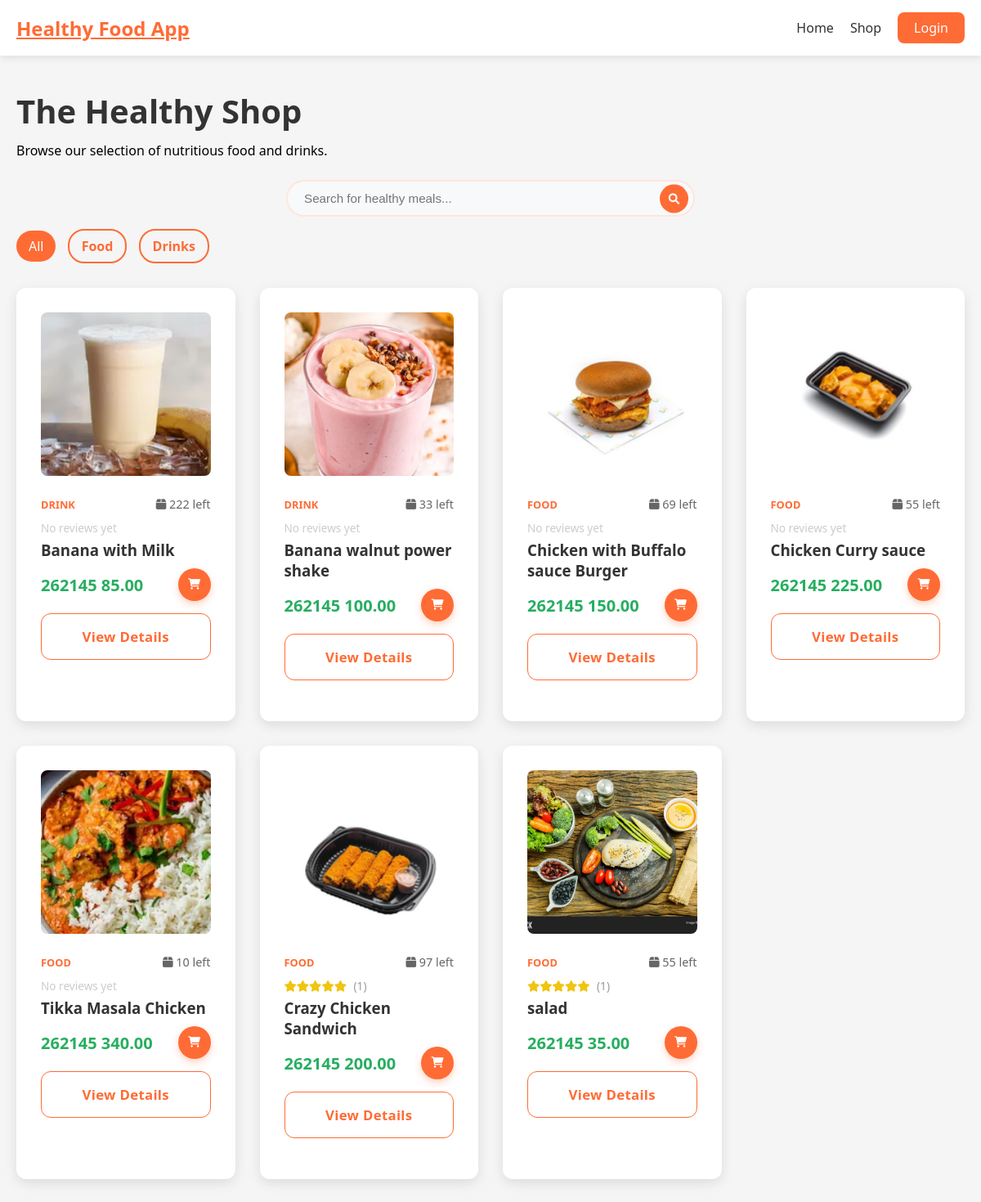
The app's page /shop.php, older data.
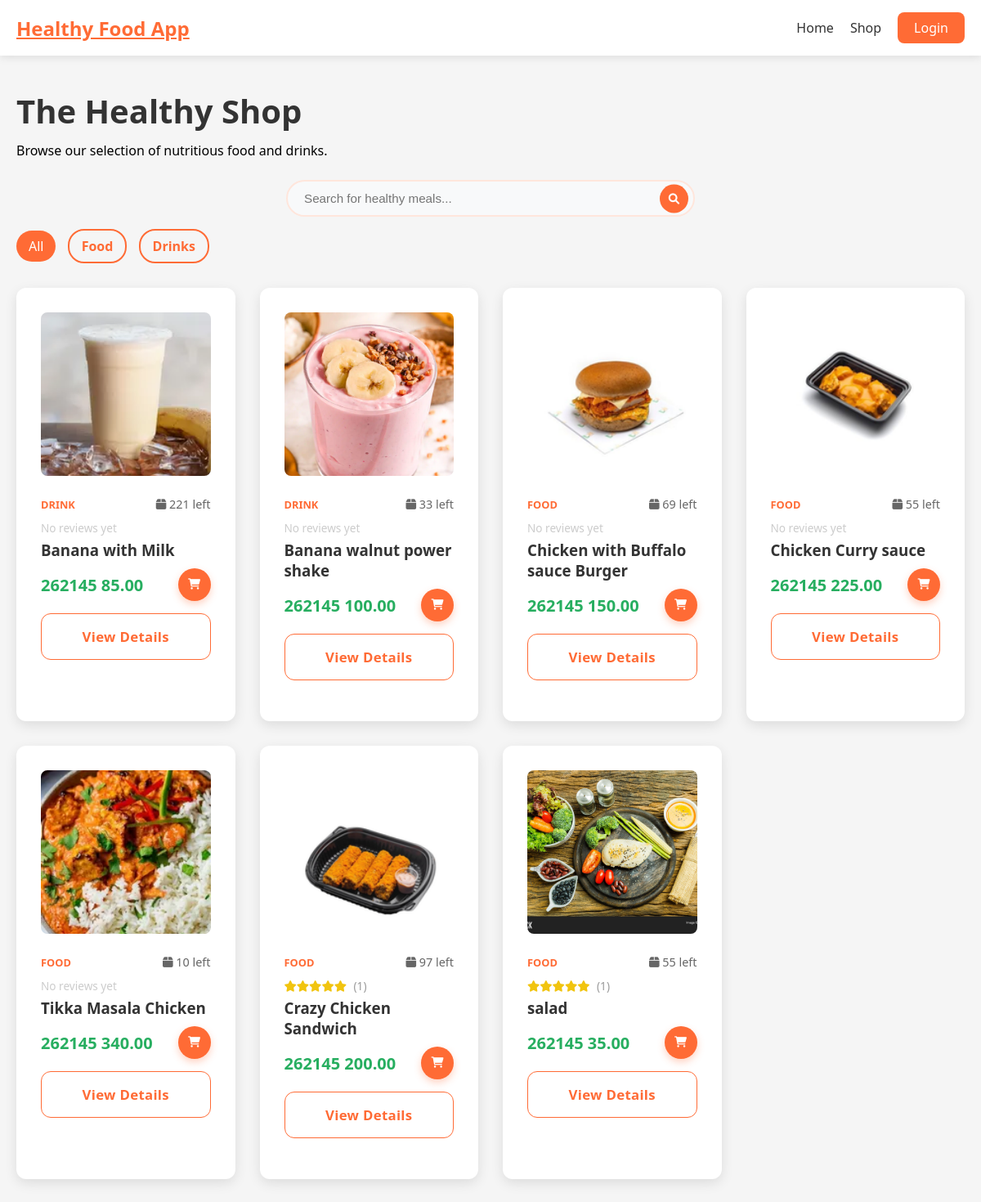
The same page, newer data.
### tables this page shows
CREATE TABLE `products` (
  `id` int(11) NOT NULL,
  `name` varchar(150) NOT NULL,
  `description` text DEFAULT NULL,
  `price` decimal(10,2) NOT NULL,
  `stock` int(11) NOT NULL DEFAULT 0,
  `image_path` varchar(255) DEFAULT NULL,
  `type` enum('food','drink') NOT NULL,
  `status` enum('active','archived') NOT NULL DEFAULT 'active',
  `created_at` datetime DEFAULT current_timestamp(),
  `updated_at` datetime DEFAULT current_timestamp()
);

### config.php (called while the page is built, shortened)
<?php
function getImageUrl($url)
{
    return $url;
}
function isLoggedIn(): bool
{
    return isset($_SESSION['user_id']);
}
?>

### shop.php (the view, shortened to what this page needs)
<?php
require_once __DIR__ . '/init.php';
$type = $_GET['type'] ?? '';
$search = isset($_GET['search']) ? trim($_GET['search']) : '';
$query = "SELECT p.*, AVG(r.rating) as avg_rating, COUNT(r.id) as review_count
          FROM products p
          LEFT JOIN reviews r ON p.id = r.product_id
          WHERE p.status = 'active'";
$query .= " GROUP BY p.id ORDER BY p.created_at DESC";
$result = $conn->query($query);
include __DIR__ . '/header.php';
?>
<div class="dashboard-container">
    <div class="dashboard-header">
        <h1>The Healthy Shop</h1>
        <p>Browse our selection of nutritious food and drinks.</p>
        <div style="max-width: 500px; margin: 25px auto 0; position: relative;">
            <form action="shop.php" method="GET">
                <input type="text" name="search" placeholder="Search for healthy meals..."
                    value="<?php echo htmlspecialchars($search); ?>"
                    style="width: 100%; padding: 12px 50px 12px 20px; border-radius: 25px; border: 2px solid #ffe6dc; font-size: 0.95rem; outline: none; transition: border-color 0.2s;">
                <button type="submit"
                    style="position: absolute; right: 8px; top: 50%; transform: translateY(-50%); background: #ff6b35; color: white; border: none; width: 35px; height: 35px; border-radius: 50%; cursor: pointer;">
                    <i class="fas fa-search"></i>
                </button>
            </form>
        </div>
        <div style="margin-top: 25px;">
            <a href="shop.php<?php echo $search ? '?search=' . urlencode($search) : ''; ?>"
                class="<?php echo !$type ? 'btn-login' : 'btn-secondary'; ?>"
                style="padding: 8px 15px; text-decoration: none; margin-right: 10px; border-radius: 20px; border-color: #ff6b35; <?php echo !$type ? '' : 'color: #ff6b35;'; ?>">All</a>
            <a href="shop.php?type=food<?php echo $search ? '&search=' . urlencode($search) : ''; ?>"
                class="<?php echo $type === 'food' ? 'btn-login' : 'btn-secondary'; ?>"
                style="padding: 8px 15px; text-decoration: none; margin-right: 10px; border-radius: 20px; border-color: #ff6b35; <?php echo $type === 'food' ? '' : 'color: #ff6b35;'; ?>">Food</a>
            <a href="shop.php?type=drink<?php echo $search ? '&search=' . urlencode($search) : ''; ?>"
                class="<?php echo $type === 'drink' ? 'btn-login' : 'btn-secondary'; ?>"
                style="padding: 8px 15px; text-decoration: none; border-radius: 20px; border-color: #ff6b35; <?php echo $type === 'drink' ? '' : 'color: #ff6b35;'; ?>">Drinks</a>
        </div>
    </div>
    <div class="features-grid">
        <?php if ($result->num_rows > 0): ?>
            <?php while ($product = $result->fetch_assoc()): ?>
                <div class="feature-card" style="text-align: left;">
                    <img src="<?php echo getImageUrl($product['image_path']) ?: 'assets/images/placeholder-300x300.png'; ?>"
                        alt="<?php echo htmlspecialchars($product['name']); ?>"
                        style="width: 100%; height: 200px; object-fit: cover; border-radius: 8px; margin-bottom: 20px;">
                    <div style="display: flex; justify-content: space-between; align-items: center;">
                        <span style="font-size: 0.8rem; text-transform: uppercase; color: #ff6b35; font-weight: 700;">
                            <?php echo $product['type']; ?>
                        </span>
                        <span style="font-size: 0.9rem; color: #666;"><i class="fas fa-box"></i>
                            <?php echo $product['stock']; ?> left
                        </span>
                    </div>
                    <div style="margin: 10px 0 5px 0; color: #f1c40f; font-size: 0.85rem;">
                        <?php if ($product['review_count'] > 0): ?>
                            <?php
                            $rating = round($product['avg_rating']);
                            for ($i = 1; $i <= 5; $i++) {
                                echo $i <= $rating ? '<i class="fas fa-star"></i>' : '<i class="far fa-star"></i>';
                            }
                            ?>
                            <span style="color: #999; margin-left: 5px;">(<?php echo $product['review_count']; ?>)</span>
                        <?php else: ?>
                            <span style="color: #ccc;">No reviews yet</span>
                        <?php endif; ?>
                    </div>
                    <h3 style="margin: 5px 0 10px 0;">
                        <?php echo htmlspecialchars($product['name']); ?>
                    </h3>
                    <div style="display: flex; justify-content: space-between; align-items: center; margin-top: 10px;">
                        <div style="font-weight: 700; color: #27ae60; font-size: 1.25rem;">
                            <?php echo CURRENCY_SYMBOL; ?>         <?php echo number_format($product['price'], 2); ?>
                        </div>
                        <form action="actions/cart_action.php" method="POST" style="margin: 0;">
                            <button type="submit" class="quick-add-btn" title="Add to Cart"
                                style="background: #ff6b35; color: white; border: none; width: 40px; height: 40px; border-radius: 50%; cursor: pointer; display: flex; align-items: center; justify-content: center; transition: all 0.2s; box-shadow: 0 4px 10px rgba(255, 107, 53, 0.3);">
                                <i class="fas fa-shopping-cart"></i>
                            </button>
                        </form>
                    </div>
                    <a href="product.php?id=<?php echo $product['id']; ?>" class="login-btn"
                        style="display: block; text-align: center; margin-top: 15px; text-decoration: none; background: transparent; color: #ff6b35; border: 1px solid #ff6b35;">View
                        Details</a>
                </div>
            <?php endwhile; ?>
        <?php else: ?>
            <p style="text-align: center; grid-column: 1/-1;">No products found matching your criteria.</p>
        <?php endif; ?>
    </div>
</div>
</main>
</body>
</html>

### header.php (shortened to what this page needs)
<?php require_once __DIR__ . '/init.php'; ?>
<!DOCTYPE html>
<html lang="en">
<head>
    <link rel="stylesheet" href="/app/assets/css/styles.css">
    <link rel="stylesheet" href="https://cdnjs.cloudflare.com/ajax/libs/font-awesome/6.0.0/css/all.min.css">
</head>
<body>
    <nav class="navbar">
        <div class="nav-container">
            <a href="/app/index1.php" class="logo">
                <?php echo SITE_NAME; ?>
            </a>
            <div class="nav-links">
                <a href="/app/index1.php">Home</a>
                <a href="/app/shop.php">Shop</a>
                <?php if (isLoggedIn()): ?>
                    <a href="/app/cart.php" class="cart-link">
                        <i class="fas fa-shopping-cart"></i>
                        <span class="cart-count">
                            <?php echo getCartCount($conn); ?>
                        </span>
                    </a>
                    <a href="/app/profile.php">Profile</a>
                    <a href="/app/recommendations.php">Recommendations</a>
                    <a href="/app/chat.php">Chatbot</a>
                    <?php if (isAdmin()): ?>
                        <a href="/app/admin/AdminPanel.php" class="btn-admin">Admin</a>
                    <?php endif; ?>
                    <a href="/app/logout.php">Logout</a>
                <?php else: ?>
                    <a href="/app/login.php" class="btn-login">Login</a>
                <?php endif; ?>
            </div>
        </div>
    </nav>
    <main class="main-content">

### assets/css/styles.css (style rules this page uses)
* { margin: 0; padding: 0; box-sizing: border-box; }
body { font-family: 'Segoe UI', Tahoma, Geneva, Verdana, sans-serif; margin: 0; padding: 0; min-height: 100vh; background: #f5f5f5; }
input[type="text"], input[type="email"], input[type="password"], input[type="tel"] { width: 100%; padding: 14px 18px; border: 2px solid #e1e5e9; border-radius: 12px; font-size: 1rem; transition: all 0.3s ease; background: #f8f9fa; position: relative; }
.login-btn, .register-btn { width: 100%; padding: 16px; background: linear-gradient(135deg, #ff6b35 0%, #f7931e 100%); color: white; border: none; border-radius: 12px; font-size: 1.05rem; font-weight: 600; cursor: pointer; transition: all 0.3s ease; margin-bottom: 20px; position: relative; overflow: hidden; letter-spacing: 0.3px; }
.navbar { background: white; box-shadow: 0 2px 10px rgba(0, 0, 0, 0.1); padding: 15px 0; position: sticky; top: 0; z-index: 1000; }
.nav-container { max-width: 1200px; margin: 0 auto; padding: 0 20px; display: flex; justify-content: space-between; align-items: center; }
.logo { font-size: 1.5rem; font-weight: 700; color: #ff6b35; }
.nav-links { display: flex; gap: 20px; align-items: center; }
.nav-links a { text-decoration: none; color: #333; font-weight: 500; transition: color 0.3s; }
.btn-login { background: #ff6b35; color: white !important; padding: 8px 20px; border-radius: 8px; }
.btn-primary, .btn-secondary { padding: 15px 30px; border-radius: 8px; text-decoration: none; font-weight: 600; transition: all 0.3s; }
.btn-secondary { background: transparent; color: white; border: 2px solid white; }
.features-grid { display: grid; grid-template-columns: repeat(auto-fill, minmax(250px, 1fr)); gap: 30px; }
.feature-card { background: white; padding: 30px; border-radius: 12px; text-align: center; box-shadow: 0 5px 15px rgba(0, 0, 0, 0.1); transition: transform 0.3s; }
.feature-card h3 { color: #333; margin-bottom: 15px; }
:root { --primary-glow: radial-gradient(rgba(255, 107, 53, 0.4), rgba(255, 107, 53, 0)); --secondary-glow: linear-gradient(to bottom right, rgba(255, 255, 255, 0), rgba(255, 255, 255, 0), rgba(255, 107, 53, 0.3)); }
.dashboard-container { max-width: 1200px; margin: 40px auto; padding: 0 20px; }
.dashboard-header { margin-bottom: 40px; }
.dashboard-header h1 { font-size: 2.5rem; color: #333; margin-bottom: 10px; }

Row changes from the older to the newer data that the page shows:
changed products "Banana with Milk": stock "222" → "221"
